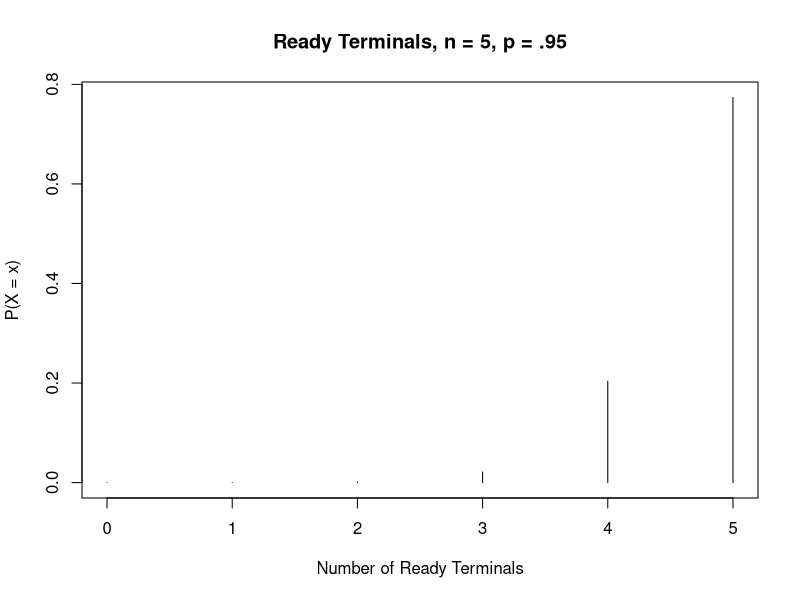
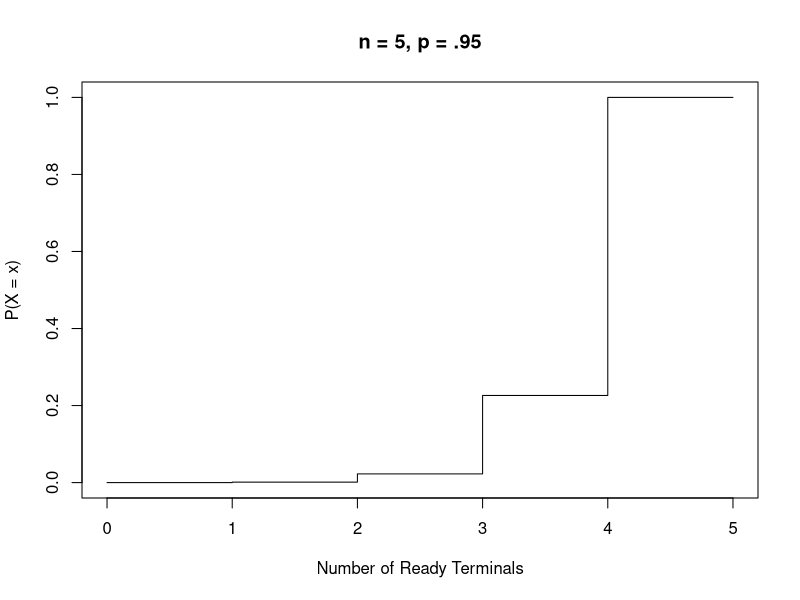
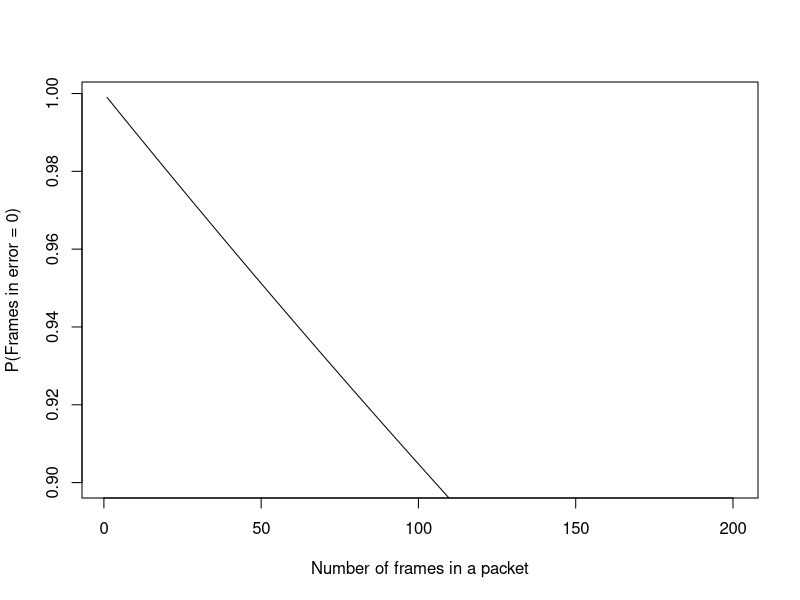

The R source for these figures, in order:
# The number of ready terminals
# (in 5) where the probability of a 
# terminal being ready is 95%.
# Calculating PMD for xє[1..5]
x <- 0:5
plot(
  x,
  dbinom(x, 5, .95),
  xlab = "Number of Ready Terminals",
  ylab = "P(X = x)",
  type = "h",
  main = "Ready Terminals, n = 5, p = .95"
)

# The probability that X or less
# terminals (in 5) will be ready
# where the probability of a
# terminal being ready is .95.
# Calculating CDF
x <- 0:5
plot(
  x,
  pbinom(x, 5, .95),
  xlab = "Number of Ready Terminals",
  ylab = "P(X = x)",
  ylim = c(0, 1),
  type = "S",
  main = "n = 5, p = .95"
)

# Suppose there are n frames per packet and 
# the probability that a frame gets through
# without an error is .999. What is the maximum
# size that a packet can be so that the probability
# that it contains no frame in error is at least .9 ?
n <- 1:200
plot(
  n,
  .999^n,
  type = "l",
  ylab = "P(Frames in error = 0)",
  xlab="Number of frames in a packet",
  ylim= c(.9, .999)
)